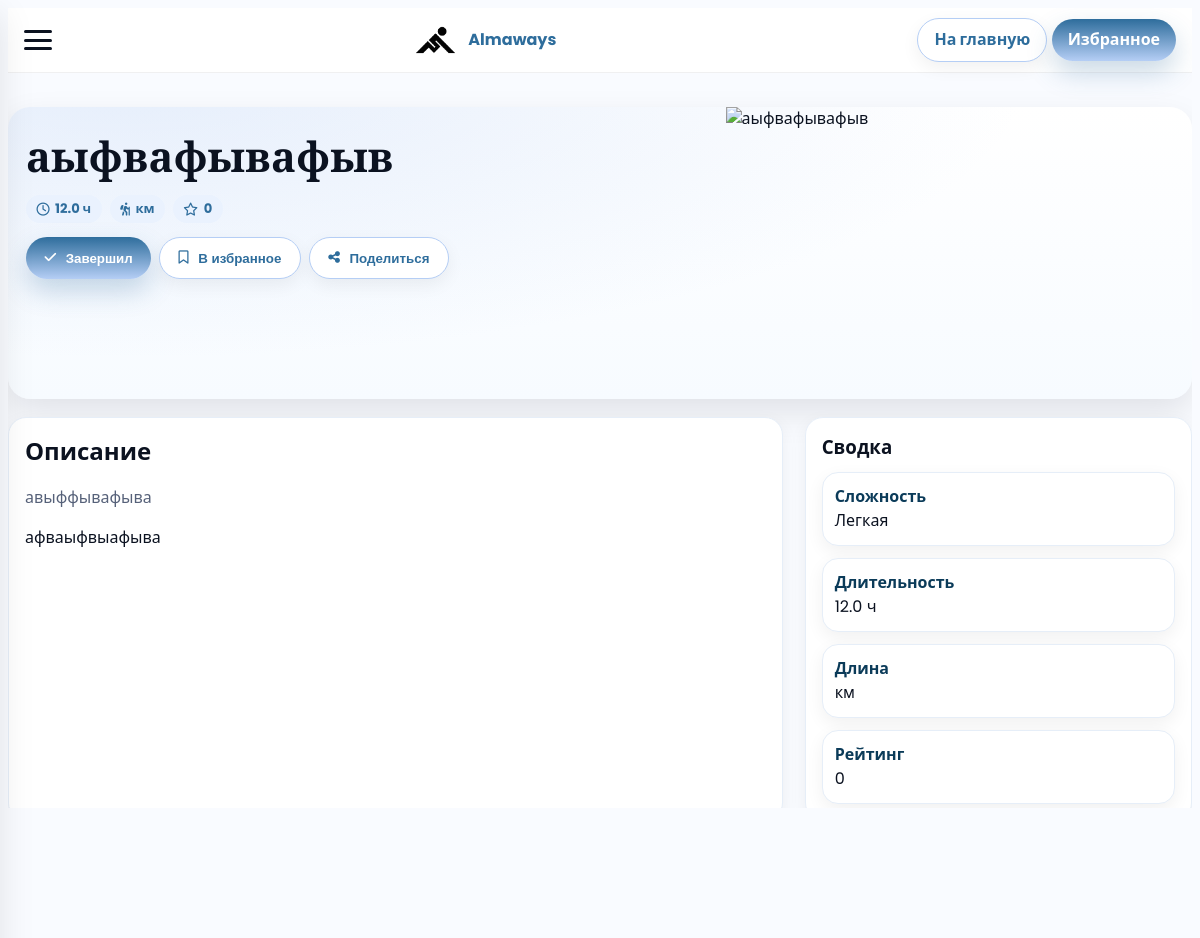
Page /cul/8 on the committed database.
### data/user.py (models this page shows)
class Route(SqlAlchemyBase):
    __tablename__ = 'routes'
    id = sqlalchemy.Column(sqlalchemy.Integer, primary_key=True, unique=True)
    route_key = sqlalchemy.Column(sqlalchemy.String, nullable=False, unique=True)
    title = sqlalchemy.Column(sqlalchemy.String, nullable=False)
    short_description = sqlalchemy.Column(sqlalchemy.String, nullable=True)   # NEW
    description = sqlalchemy.Column(sqlalchemy.Text, nullable=True)           # (было description — оставляем)
    image_url = sqlalchemy.Column(sqlalchemy.String, nullable=True)
    duration = sqlalchemy.Column(sqlalchemy.Float, nullable=True)             # часы
    difficulty = sqlalchemy.Column(sqlalchemy.String, nullable=True)
    map_embed = sqlalchemy.Column(sqlalchemy.Text, nullable=True)
    is_published = sqlalchemy.Column(sqlalchemy.Boolean, default=True, nullable=False)

### backend.py (the view, shortened to what this page needs)
@app.route('/cul/<int:route_id>')
def cul_dynamic(route_id):
    db_sess = db_session.create_session()
    route = db_sess.get(Route, route_id)
    db_sess.close()
    return render_template("cul/route_detail.html", route=route, current_user=current_user)

### data/db_session.py (called while the page is built)
def create_session() -> Session:
    global __factory
    return __factory()

### templates/cul/route_detail.html (shortened to what this page needs)
<!DOCTYPE html>
<html lang="ru">
<head>
  <link rel="stylesheet" href="https://cdnjs.cloudflare.com/ajax/libs/font-awesome/6.5.2/css/all.min.css"/>
</head>
<body>
<header class="header">
  <div class="burger-menu" id="burger-menu"><span></span><span></span><span></span></div>
  <div class="brand">
    <img src="{{ url_for('static', filename='img/logo.png') }}" alt="Logo"/>
    <strong>Almaways</strong>
  </div>
  <div class="hidden sm:flex items-center gap-2">
    <a href="{{ url_for('index') }}" class="btn ghost" style="padding:.55rem 1rem">На главную</a>
    <a href="{{ url_for('favourites') }}" class="btn" style="padding:.55rem 1rem">Избранное</a>
  </div>
</header>
<main class="container" style="padding:18px 0 28px">
  <section class="hero">
    <div class="hero-inner">
      <div class="hero-info">
        <h1 class="hero-title">{{ route.title or route.name }}</h1>
        <div class="hero-meta">
          {% set dur = route.duration or route.duration_hours %}
          {% if dur %}<span class="chip"><i class="fa-regular fa-clock"></i> {{ dur }} ч</span>{% endif %}
          {% if route.length_km is not none or route.length is not none %}
            <span class="chip"><i class="fa-solid fa-person-hiking"></i> {{ route.length_km or route.length }} км</span>
          {% endif %}
          <span class="chip"><i class="fa-regular fa-star"></i> {{ (route.rating or route.popularity or 0)|round(1) }}</span>
        </div>
        <div style="display:flex;gap:8px;flex-wrap:wrap;margin-top:14px">
          <button id="btn-completed" class="btn"><i class="fa-solid fa-check"></i> Завершил</button>
          <button id="btn-fav" class="btn ghost"><i class="fa-regular fa-bookmark"></i> В избранное</button>
          <button id="btn-share" class="btn ghost"><i class="fa-solid fa-share-nodes"></i> Поделиться</button>
        </div>
      </div>
      <div class="hero-cover">
        <img src="{{ route.image_url or route.img or url_for('static', filename='img/placeholder.jpg') }}"
             alt="{{ route.title or route.name }}"
             onerror="this.src='{{ url_for('static', filename='img/placeholder.jpg') }}'">
      </div>
    </div>
  </section>
  <section class="grid">
    <article class="card">
      <h2 style="margin:0 0 10px">Описание</h2>
      {% if route.short_description %}<p style="color:#566179">{{ route.short_description }}</p>{% endif %}
      {% if route.description %}<div class="route-html">{{ route.description|safe }}</div>{% endif %}
    </article>
    <aside class="card sticky">
      <h3 style="margin:0 0 10px">Сводка</h3>
      <div class="steps">
        <div class="step"><div style="font-weight:800;color:#0b3b59">Сложность</div><div>{{ route.difficulty or '—' }}</div></div>
        <div class="step"><div style="font-weight:800;color:#0b3b59">Длительность</div><div>{{ dur ~ ' ч' if dur else '—' }}</div></div>
        <div class="step"><div style="font-weight:800;color:#0b3b59">Длина</div><div>{{ (route.length_km or route.length) ~ ' км' if (route.length_km is not none or route.length is not none) else '—' }}</div></div>
        <div class="step"><div style="font-weight:800;color:#0b3b59">Рейтинг</div><div>{{ (route.rating or route.popularity or 0)|round(1) }}</div></div>
      </div>
    </aside>
  </section>
  <section class="card" style="margin-top:12px">
    <h3 style="margin:0 0 10px">Похожие</h3>
  </section>
</main>
</body>
</html>

### templates/cul/route_detail.html (style rules this page uses)
:root { --bg:#F9FBFF; --panel:#FFFFFF; --ink:#0B1220; --muted:#566179; --primary:#B5CEF5; --secondary:#2E6D9C; --ring:#B5CEF5; --r-s:12px; --r-m:16px; --r-l:22px; --pill:999px; --s-s:0 6px 18px rgba(2,6,23,.06); --s-m:0 14px 34px rgba(2,6,23,.10); --s-l:0 24px 64px rgba(46,109,156,.22); }
html,body { height:100%;background:var(--bg);color:var(--ink);font-family:'Poppins',system-ui,sans-serif;line-height:1.5;overflow-x:hidden }
img { display:block;max-width:100%;height:auto }
a { color:var(--secondary);text-decoration:none }
.container { max-width:1200px;margin:0 auto;padding:0 16px }
.header { position:sticky;top:0;z-index:50;height:64px;display:flex;align-items:center;justify-content:space-between;padding:0 16px;background:rgba(255,255,255,.92);backdrop-filter:blur(12px);border-bottom:1px solid rgba(2,6,23,.06) }
.brand { display:flex;align-items:center;gap:10px }
.brand img { height:32px }
.brand strong { color:var(--secondary) }
.burger-menu { width:28px;height:20px;display:flex;flex-direction:column;justify-content:space-between;cursor:pointer }
.burger-menu span { height:3px;background:var(--ink);border-radius:3px;transition:.25s }
.btn { display:inline-flex;align-items:center;gap:.6rem;border:0;border-radius:var(--pill);padding:.78rem 1.15rem;font-weight:800;color:#fff;background:linear-gradient(180deg,var(--secondary),var(--primary));box-shadow:0 12px 26px rgba(46,109,156,.25);transition:.18s }
.btn.ghost { background:#fff;color:var(--secondary);border:1px solid var(--primary);box-shadow:var(--s-s) }
.chip { display:inline-flex;align-items:center;gap:.35rem;border-radius:var(--pill);padding:.25rem .65rem;background:#EAF2FE;color:#2E6D9C;font-weight:700;font-size:.82rem }
.hero { margin:16px 0;border-radius:22px;overflow:hidden;background:radial-gradient(900px 280px at 10% -10%, rgba(181,206,245,.35), transparent),linear-gradient(180deg,#fff,#f7fbff);box-shadow:var(--s-m) }
.hero-inner { display:grid;grid-template-columns:1.2fr .8fr;gap:18px;align-items:stretch }
.hero-cover { position:relative }
.hero-cover img { width:100%;height:100%;object-fit:cover;aspect-ratio:16/10 }
.hero-info { padding:18px }
.hero-title { margin:0;font-family:'Playfair Display',serif;font-size:clamp(1.6rem,3.5vw,2.6rem) }
.hero-meta { display:flex;flex-wrap:wrap;gap:8px;margin-top:8px }
.grid { display:grid;grid-template-columns:2fr 1fr;gap:22px;margin:18px 0 }
.card { background:#fff;border:1px solid #e6eef8;border-radius:18px;box-shadow:var(--s-s);padding:16px }
.sticky { position:sticky;top:86px }
.steps { display:grid;gap:12px }
.step { background:#fff;border:1px solid #e6eef8;border-radius:16px;padding:12px;box-shadow:var(--s-s) }

### rows in the picture
Route: title "аыфвафывафыв", duration "12.0", short_description "авыффывафыва", description "афваыфвыафыва", difficulty "Легкая", duration "12.0 ч"

### other values in the picture
{{ (route.rating or route.popularity or 0)|round(1) }} "0"
